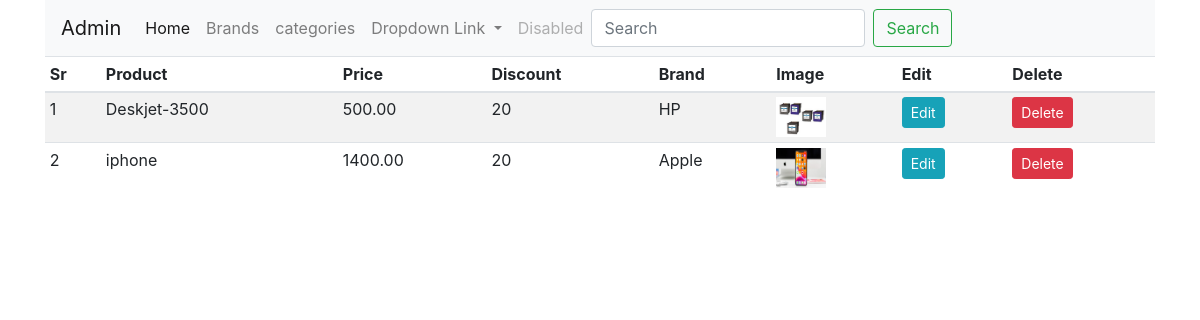
Page /admin (signed in) on the earlier database version.
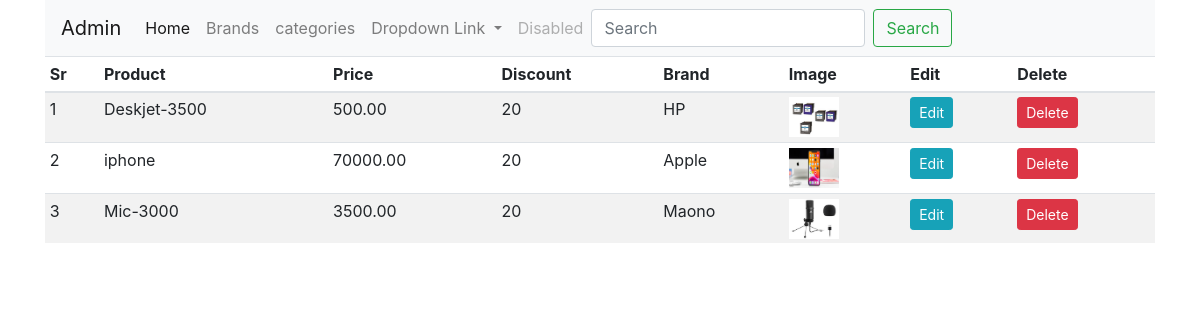
Same page on the later database version.
### shop/products/model.py (models this page shows, shortened)
class Addproduct(db.Model):
    __seachbale__ = ['name','desc']
    id = db.Column(db.Integer, primary_key=True)
    name = db.Column(db.String(80), nullable=False)
    price = db.Column(db.Numeric(10,2), nullable=False)
    discount = db.Column(db.Integer, default=0)
    stock = db.Column(db.Integer, nullable=False)
    colors = db.Column(db.Text, nullable=False)
    desc = db.Column(db.Text, nullable=False)
    pub_date = db.Column(db.DateTime, nullable=False,default=datetime.utcnow)
    category_id = db.Column(db.Integer, db.ForeignKey('category.id'),nullable=False)
    category = db.relationship('Category',backref=db.backref('categories', lazy=True))
    brand_id = db.Column(db.Integer, db.ForeignKey('brand.id'),nullable=False)
    brand = db.relationship('Brand',backref=db.backref('brands', lazy=True))
    image_1 = db.Column(db.String(150), nullable=False, default='image1.jpg')
    image_2 = db.Column(db.String(150), nullable=False, default='image2.jpg')
    image_3 = db.Column(db.String(150), nullable=False, default='image3.jpg')

class Brand(db.Model):
    id = db.Column(db.Integer, primary_key=True)
    name = db.Column(db.String(30), unique=True, nullable=False)

### shop/admin/routes.py (the view)
@app.route('/admin')
def admin():
    if 'email' not in session:
        flash(f'Please login first','danger')
        return redirect(url_for('login'))
    products = Addproduct.query.all()
    return render_template('admin/index.html', title='Vendor Page', products=products)

### shop/templates/admin/index.html (shortened to what this page needs)
{%extends "base.html"%}
{% block content%}
<div class="container">
  <nav class="navbar navbar-expand-lg navbar-light bg-light">
      <a class="navbar-brand" href="/admin">Admin</a>
      <div class="collapse navbar-collapse" id="navbarNavDropdown">
        <ul class="navbar-nav">
          <li class="nav-item active">
            <a class="nav-link" href="/">Home <span class="sr-only">(current)</span></a>
          </li>
              <li class="nav-item">
                <a class="nav-link" href="/brands">Brands</a>
              </li>
              <li class="nav-item">
                <a class="nav-link" href="/categories">categories</a>
              </li>
            <li class="nav-item dropdown">
              <a class="nav-link dropdown-toggle" href="#" id="navbarDropdown" role="button" data-toggle="dropdown" aria-haspopup="true" aria-expanded="false">
                Dropdown Link
              </a>
            </li>
            <li class="nav-item">
              <a class="nav-link disabled" href="#" tabindex="-1" aria-disabled="true">Disabled</a>
            </li>
          </ul>
          <form class="form-inline my-2 my-lg-0">
            <input class="form-control mr-sm-2" type="search" placeholder="Search" aria-label="Search">
            <button class="btn btn-outline-success my-2 my-sm-0" type="submit">Search</button>
          </form>
        </div>
      </nav>
</div>
<div class="container">
    <table class="table table-sm table-condensed table-striped">
        <thead>
            <th>Sr</th>
            <th>Product</th>
            <th>Price</th>
            <th>Discount</th>
            <th>Brand</th>
            <th>Image</th>
            <th>Edit</th>
            <th>Delete</th>
        </thead>
        <tbody>
            {%for product in products%}
            <tr>
                <td>{{loop.index}}</td>
                <td>{{product.name}}</td>
                <td>{{product.price}}</td>
                <td>{{product.discount}}</td>
                <td>{{product.brand.name}}</td>
                <td><img src="{{url_for('static', filename='images/' + product.image_1)}}" width="50" height="40"></td>
                <td> <a href="{{url_for('updateproduct', id=product.id)}}" class="btn btn-sm btn-info">Edit </a> </td>
            <td><button type="button" class="btn btn-danger btn-sm" data-toggle="modal" data-target="#exampleModal-{{product.id}}">
              Delete
            </button></td>
          </tr>
            {%endfor%}
        </tbody>
    </table>
</div>
{% endblock content %}

Differences in the rows shown:
changed Addproduct "iphone": price "1400.00" → "70000.00"
added Addproduct: name "Mic-3000", price "3500.00", discount "20", brand.name "Maono", image_1 (picture)
